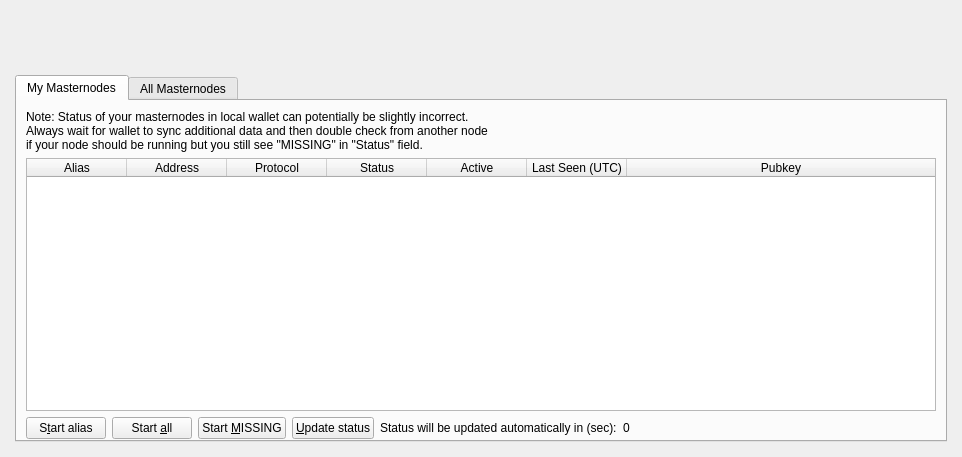
<?xml version="1.0" encoding="UTF-8"?>
<ui version="4.0">
 <class>MasternodeList</class>
 <widget class="QWidget" name="MasternodeList">
  <property name="geometry">
   <rect>
    <x>0</x>
    <y>0</y>
    <width>962</width>
    <height>457</height>
   </rect>
  </property>
  <property name="windowTitle">
   <string>Form</string>
  </property>
  <layout class="QVBoxLayout" name="topLayout" stretch="0">
   <property name="leftMargin">
    <number>9</number>
   </property>
   <property name="topMargin">
    <number>9</number>
   </property>
   <property name="rightMargin">
    <number>9</number>
   </property>
   <property name="bottomMargin">
    <number>9</number>
   </property>
   <item>
    <layout class="QVBoxLayout" name="verticalLayout_Master" stretch="0,0">
     <property name="spacing">
      <number>0</number>
     </property>
     <item>
      <widget class="QFrame" name="frame_Header">
       <layout class="QVBoxLayout" name="verticalLayout_4">
        <property name="leftMargin">
         <number>0</number>
        </property>
        <property name="topMargin">
         <number>0</number>
        </property>
        <property name="rightMargin">
         <number>0</number>
        </property>
        <property name="bottomMargin">
         <number>0</number>
        </property>
        <item>
         <layout class="QHBoxLayout" name="horizontalLayout_Header" stretch="1,0">
          <item>
           <spacer name="horizontalSpacer">
            <property name="orientation">
             <enum>Qt::Horizontal</enum>
            </property>
            <property name="sizeHint" stdset="0">
             <size>
              <width>40</width>
              <height>20</height>
             </size>
            </property>
           </spacer>
          </item>
          <item>
           <widget class="QLabel" name="labelOverviewHeaderRight">
            <property name="minimumSize">
             <size>
              <width>464</width>
              <height>60</height>
             </size>
            </property>
            <property name="maximumSize">
             <size>
              <width>16777215</width>
              <height>60</height>
             </size>
            </property>
            <property name="font">
             <font>
              <pointsize>14</pointsize>
             </font>
            </property>
            <property name="text">
             <string/>
            </property>
            <property name="alignment">
             <set>Qt::AlignRight|Qt::AlignTrailing|Qt::AlignVCenter</set>
            </property>
           </widget>
          </item>
         </layout>
        </item>
       </layout>
      </widget>
     </item>
     <item>
      <widget class="QFrame" name="frame_BG">
       <layout class="QVBoxLayout" name="verticalLayout_3">
        <property name="leftMargin">
         <number>6</number>
        </property>
        <property name="topMargin">
         <number>6</number>
        </property>
        <property name="rightMargin">
         <number>6</number>
        </property>
        <property name="bottomMargin">
         <number>6</number>
        </property>
        <item>
         <widget class="QFrame" name="frame_Content">
          <layout class="QVBoxLayout" name="verticalLayout">
           <property name="spacing">
            <number>0</number>
           </property>
           <property name="leftMargin">
            <number>0</number>
           </property>
           <property name="topMargin">
            <number>0</number>
           </property>
           <property name="rightMargin">
            <number>0</number>
           </property>
           <property name="bottomMargin">
            <number>0</number>
           </property>
           <item>
            <layout class="QGridLayout" name="gridLayout_2">
             <property name="spacing">
              <number>2</number>
             </property>
             <item row="0" column="0">
              <widget class="QTabWidget" name="tabAllMasternode">
               <property name="tabPosition">
                <enum>QTabWidget::North</enum>
               </property>
               <property name="currentIndex">
                <number>0</number>
               </property>
               <widget class="QWidget" name="myMasternodeList" native="true">
                <attribute name="title">
                 <string>My Masternodes</string>
                </attribute>
                <layout class="QVBoxLayout" name="verticalLayout_2">
                 <property name="bottomMargin">
                  <number>1</number>
                 </property>
                 <item>
                  <layout class="QHBoxLayout" name="horizontalLayout_note">
                   <property name="bottomMargin">
                    <number>0</number>
                   </property>
                   <item>
                    <widget class="QLabel" name="updateNote">
                     <property name="text">
                      <string>Note: Status of your masternodes in local wallet can potentially be slightly incorrect.&lt;br /&gt;Always wait for wallet to sync additional data and then double check from another node&lt;br /&gt;if your node should be running but you still see &quot;MISSING&quot; in &quot;Status&quot; field.</string>
                     </property>
                    </widget>
                   </item>
                  </layout>
                 </item>
                 <item>
                  <widget class="QTableWidget" name="tableWidgetMyMasternodes">
                   <property name="minimumSize">
                    <size>
                     <width>695</width>
                     <height>0</height>
                    </size>
                   </property>
                   <property name="palette">
                    <palette>
                     <active>
                      <colorrole role="Text">
                       <brush brushstyle="SolidPattern">
                        <color alpha="255">
                         <red>51</red>
                         <green>51</green>
                         <blue>51</blue>
                        </color>
                       </brush>
                      </colorrole>
                     </active>
                     <inactive>
                      <colorrole role="Text">
                       <brush brushstyle="SolidPattern">
                        <color alpha="255">
                         <red>51</red>
                         <green>51</green>
                         <blue>51</blue>
                        </color>
                       </brush>
                      </colorrole>
                     </inactive>
                     <disabled>
                      <colorrole role="Text">
                       <brush brushstyle="SolidPattern">
                        <color alpha="255">
                         <red>85</red>
                         <green>85</green>
                         <blue>85</blue>
                        </color>
                       </brush>
                      </colorrole>
                     </disabled>
                    </palette>
                   </property>
                   <property name="editTriggers">
                    <set>QAbstractItemView::NoEditTriggers</set>
                   </property>
                   <property name="alternatingRowColors">
                    <bool>true</bool>
                   </property>
                   <property name="selectionMode">
                    <enum>QAbstractItemView::SingleSelection</enum>
                   </property>
                   <property name="selectionBehavior">
                    <enum>QAbstractItemView::SelectRows</enum>
                   </property>
                   <property name="sortingEnabled">
                    <bool>true</bool>
                   </property>
                   <attribute name="horizontalHeaderStretchLastSection">
                    <bool>true</bool>
                   </attribute>
                   <column>
                    <property name="text">
                     <string>Alias</string>
                    </property>
                   </column>
                   <column>
                    <property name="text">
                     <string>Address</string>
                    </property>
                   </column>
                   <column>
                    <property name="text">
                     <string>Protocol</string>
                    </property>
                   </column>
                   <column>
                    <property name="text">
                     <string>Status</string>
                    </property>
                   </column>
                   <column>
                    <property name="text">
                     <string>Active</string>
                    </property>
                   </column>
                   <column>
                    <property name="text">
                     <string>Last Seen (UTC)</string>
                    </property>
                   </column>
                   <column>
                    <property name="text">
                     <string>Pubkey</string>
                    </property>
                   </column>
                  </widget>
                 </item>
                 <item>
                  <layout class="QHBoxLayout" name="horizontalLayout_5">
                   <property name="bottomMargin">
                    <number>0</number>
                   </property>
                   <item>
                    <widget class="QPushButton" name="startButton">
                     <property name="text">
                      <string>S&amp;tart alias</string>
                     </property>
                    </widget>
                   </item>
                   <item>
                    <widget class="QPushButton" name="startAllButton">
                     <property name="text">
                      <string>Start &amp;all</string>
                     </property>
                    </widget>
                   </item>
                   <item>
                    <widget class="QPushButton" name="startMissingButton">
                     <property name="text">
                      <string>Start &amp;MISSING</string>
                     </property>
                    </widget>
                   </item>
                   <item>
                    <widget class="QPushButton" name="UpdateButton">
                     <property name="text">
                      <string>&amp;Update status</string>
                     </property>
                    </widget>
                   </item>
                   <item>
                    <widget class="QLabel" name="autoupdate_label">
                     <property name="text">
                      <string>Status will be updated automatically in (sec):</string>
                     </property>
                    </widget>
                   </item>
                   <item>
                    <widget class="QLabel" name="secondsLabel">
                     <property name="text">
                      <string>0</string>
                     </property>
                    </widget>
                   </item>
                   <item>
                    <spacer name="horizontalSpacer_5">
                     <property name="orientation">
                      <enum>Qt::Horizontal</enum>
                     </property>
                     <property name="sizeHint" stdset="0">
                      <size>
                       <width>40</width>
                       <height>20</height>
                      </size>
                     </property>
                    </spacer>
                   </item>
                  </layout>
                 </item>
                </layout>
               </widget>
               <widget class="QWidget" name="allMasternodeList">
                <attribute name="title">
                 <string>All Masternodes</string>
                </attribute>
                <layout class="QVBoxLayout" name="verticalLayout_5">
                 <item>
                  <layout class="QHBoxLayout" name="horizontalLayout_4">
                   <property name="bottomMargin">
                    <number>0</number>
                   </property>
                   <item>
                    <widget class="QLabel" name="filterListLb">
                     <property name="text">
                      <string>Filter List:</string>
                     </property>
                    </widget>
                   </item>
                   <item>
                    <widget class="QLineEdit" name="filterTextBox">
                     <property name="toolTip">
                      <string>Filter masternode list</string>
                     </property>
                    </widget>
                   </item>
                   <item>
                    <spacer name="horizontalSpacer_4">
                     <property name="orientation">
                      <enum>Qt::Horizontal</enum>
                     </property>
                     <property name="sizeHint" stdset="0">
                      <size>
                       <width>10</width>
                       <height>20</height>
                      </size>
                     </property>
                    </spacer>
                   </item>
                   <item>
                    <widget class="QLabel" name="nodeCountLb">
                     <property name="text">
                      <string>Node Count:</string>
                     </property>
                    </widget>
                   </item>
                   <item>
                    <widget class="QLabel" name="nodeCount">
                     <property name="text">
                      <string>0</string>
                     </property>
                    </widget>
                   </item>
                  </layout>
                 </item>
                 <item>
                  <widget class="QTableWidget" name="tableWidgetAllMasternodes">
                   <property name="minimumSize">
                    <size>
                     <width>695</width>
                     <height>0</height>
                    </size>
                   </property>
                   <property name="palette">
                    <palette>
                     <active>
                      <colorrole role="Text">
                       <brush brushstyle="SolidPattern">
                        <color alpha="255">
                         <red>51</red>
                         <green>51</green>
                         <blue>51</blue>
                        </color>
                       </brush>
                      </colorrole>
                     </active>
                     <inactive>
                      <colorrole role="Text">
                       <brush brushstyle="SolidPattern">
                        <color alpha="255">
                         <red>51</red>
                         <green>51</green>
                         <blue>51</blue>
                        </color>
                       </brush>
                      </colorrole>
                     </inactive>
                     <disabled>
                      <colorrole role="Text">
                       <brush brushstyle="SolidPattern">
                        <color alpha="255">
                         <red>85</red>
                         <green>85</green>
                         <blue>85</blue>
                        </color>
                       </brush>
                      </colorrole>
                     </disabled>
                    </palette>
                   </property>
                   <property name="editTriggers">
                    <set>QAbstractItemView::NoEditTriggers</set>
                   </property>
                   <property name="alternatingRowColors">
                    <bool>true</bool>
                   </property>
                   <property name="selectionMode">
                    <enum>QAbstractItemView::SingleSelection</enum>
                   </property>
                   <property name="selectionBehavior">
                    <enum>QAbstractItemView::SelectRows</enum>
                   </property>
                   <property name="sortingEnabled">
                    <bool>true</bool>
                   </property>
                   <attribute name="horizontalHeaderStretchLastSection">
                    <bool>true</bool>
                   </attribute>
                   <column>
                    <property name="text">
                     <string>Address</string>
                    </property>
                   </column>
                   <column>
                    <property name="text">
                     <string>Protocol</string>
                    </property>
                   </column>
                   <column>
                    <property name="text">
                     <string>Status</string>
                    </property>
                   </column>
                   <column>
                    <property name="text">
                     <string>Active</string>
                    </property>
                   </column>
                   <column>
                    <property name="text">
                     <string>Last Seen (UTC)</string>
                    </property>
                   </column>
                   <column>
                    <property name="text">
                     <string>Pubkey</string>
                    </property>
                   </column>
                  </widget>
                 </item>
                </layout>
                <zorder>label_count</zorder>
                <zorder>countLabel</zorder>
                <zorder>horizontalSpacer_3</zorder>
                <zorder>filterLineEdit</zorder>
                <zorder>label_filter</zorder>
                <zorder>tableWidgetAllMasternodes</zorder>
                <zorder>layoutWidget</zorder>
               </widget>
              </widget>
             </item>
            </layout>
           </item>
          </layout>
         </widget>
        </item>
       </layout>
      </widget>
     </item>
    </layout>
   </item>
  </layout>
 </widget>
 <resources/>
 <connections/>
</ui>
